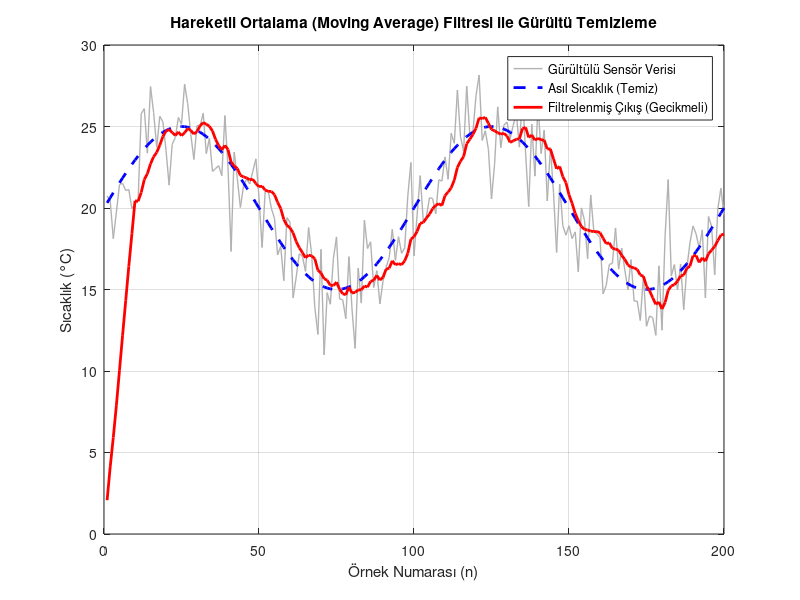

MATLAB code for this plot:
% 3_hareketli_ortalama_filtresi.m
% MDDE102 Sinyal İşleme - Hafta 7 Uygulaması
% GNU Octave ve MATLAB uyumludur.

clear all; close all; clc;

n = 1:200; % Örnek (zaman) indeksi
temiz_sinyal = 20 + 5 * sin(2 * pi * 0.01 * n); % 20 derece ortalamalı sıcaklık değişimi
gurultu = 2 * randn(1, length(n)); % Sensör gürültüsü
sensor_verisi = temiz_sinyal + gurultu;

% Hareketli Ortalama Filtresi (M = 10 Pencere Boyutu)
M = 10;
b = ones(1, M) / M; % Filtre katsayıları: h[n] = [1/10, 1/10 ... 1/10]
a = 1; % FIR filtre olduğu için a=1

% Filtreleme işlemi
filtrelenmis_veri = filter(b, a, sensor_verisi);

% Grafikler
figure('Name', 'Gürültü Bastırma');
plot(n, sensor_verisi, 'Color', [0.7 0.7 0.7], 'LineWidth', 1); hold on;
plot(n, temiz_sinyal, 'b--', 'LineWidth', 2);
plot(n, filtrelenmis_veri, 'r', 'LineWidth', 2);
title('Hareketli Ortalama (Moving Average) Filtresi ile Gürültü Temizleme');
xlabel('Örnek Numarası (n)'); ylabel('Sıcaklık (°C)');
legend('Gürültülü Sensör Verisi', 'Asıl Sıcaklık (Temiz)', 'Filtrelenmiş Çıkış (Gecikmeli)');
grid on;
